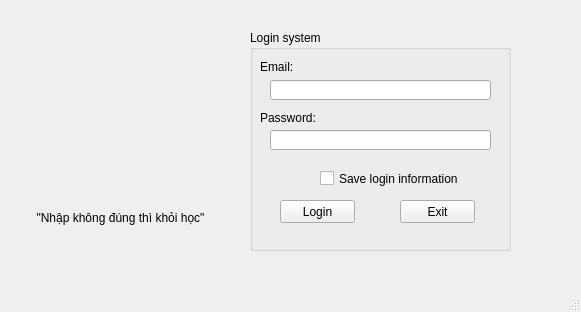
<?xml version="1.0" encoding="UTF-8"?>
<ui version="4.0">
 <class>MainWindow</class>
 <widget class="QMainWindow" name="MainWindow">
  <property name="geometry">
   <rect>
    <x>0</x>
    <y>0</y>
    <width>581</width>
    <height>312</height>
   </rect>
  </property>
  <property name="windowTitle">
   <string>MainWindow</string>
  </property>
  <widget class="QWidget" name="centralwidget">
   <widget class="QGroupBox" name="groupBox">
    <property name="geometry">
     <rect>
      <x>250</x>
      <y>30</y>
      <width>261</width>
      <height>221</height>
     </rect>
    </property>
    <property name="title">
     <string>Login system</string>
    </property>
    <widget class="QLabel" name="label">
     <property name="geometry">
      <rect>
       <x>10</x>
       <y>30</y>
       <width>47</width>
       <height>13</height>
      </rect>
     </property>
     <property name="text">
      <string>Email:</string>
     </property>
    </widget>
    <widget class="QLineEdit" name="lineEditEmail">
     <property name="geometry">
      <rect>
       <x>20</x>
       <y>50</y>
       <width>221</width>
       <height>20</height>
      </rect>
     </property>
    </widget>
    <widget class="QLabel" name="label_2">
     <property name="geometry">
      <rect>
       <x>10</x>
       <y>80</y>
       <width>61</width>
       <height>16</height>
      </rect>
     </property>
     <property name="text">
      <string>Password:</string>
     </property>
    </widget>
    <widget class="QLineEdit" name="lineEditPassword">
     <property name="geometry">
      <rect>
       <x>20</x>
       <y>100</y>
       <width>221</width>
       <height>20</height>
      </rect>
     </property>
     <property name="echoMode">
      <enum>QLineEdit::Password</enum>
     </property>
    </widget>
    <widget class="QCheckBox" name="checkBoxSave">
     <property name="geometry">
      <rect>
       <x>70</x>
       <y>140</y>
       <width>151</width>
       <height>17</height>
      </rect>
     </property>
     <property name="text">
      <string>Save login information</string>
     </property>
    </widget>
    <widget class="QPushButton" name="pushButtonLogin">
     <property name="geometry">
      <rect>
       <x>30</x>
       <y>170</y>
       <width>75</width>
       <height>23</height>
      </rect>
     </property>
     <property name="text">
      <string>Login</string>
     </property>
     <property name="icon">
      <iconset>
       <normaloff>../images/ic_login_button.png</normaloff>../images/ic_login_button.png</iconset>
     </property>
    </widget>
    <widget class="QPushButton" name="pushButtonExit">
     <property name="geometry">
      <rect>
       <x>150</x>
       <y>170</y>
       <width>75</width>
       <height>23</height>
      </rect>
     </property>
     <property name="text">
      <string>Exit</string>
     </property>
     <property name="icon">
      <iconset>
       <normaloff>../images/ic_exit_button.png</normaloff>../images/ic_exit_button.png</iconset>
     </property>
    </widget>
   </widget>
   <widget class="QLabel" name="label_3">
    <property name="geometry">
     <rect>
      <x>30</x>
      <y>40</y>
      <width>181</width>
      <height>171</height>
     </rect>
    </property>
    <property name="text">
     <string/>
    </property>
    <property name="pixmap">
     <pixmap>../images/ic_login_screen.png</pixmap>
    </property>
    <property name="scaledContents">
     <bool>true</bool>
    </property>
   </widget>
   <widget class="QLabel" name="label_4">
    <property name="geometry">
     <rect>
      <x>30</x>
      <y>210</y>
      <width>181</width>
      <height>16</height>
     </rect>
    </property>
    <property name="text">
     <string>&quot;Nhập không đúng thì khỏi học&quot;</string>
    </property>
    <property name="alignment">
     <set>Qt::AlignCenter</set>
    </property>
   </widget>
  </widget>
  <widget class="QMenuBar" name="menubar">
   <property name="geometry">
    <rect>
     <x>0</x>
     <y>0</y>
     <width>581</width>
     <height>21</height>
    </rect>
   </property>
  </widget>
  <widget class="QStatusBar" name="statusbar"/>
 </widget>
 <resources/>
 <connections>
  <connection>
   <sender>pushButtonExit</sender>
   <signal>clicked()</signal>
   <receiver>MainWindow</receiver>
   <slot>close()</slot>
   <hints>
    <hint type="sourcelabel">
     <x>437</x>
     <y>232</y>
    </hint>
    <hint type="destinationlabel">
     <x>290</x>
     <y>155</y>
    </hint>
   </hints>
  </connection>
 </connections>
</ui>
